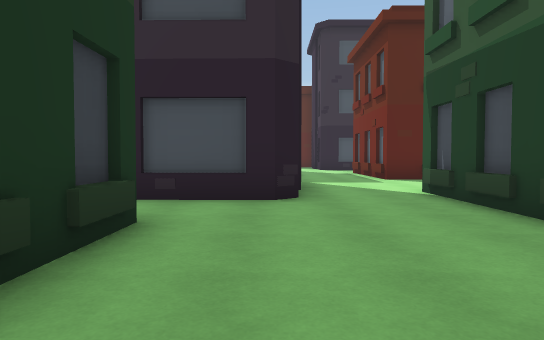
view 1 (above)

24 first-person views from a walk through a 3-D level made in the Unity game engine. The camera is 1.2 m above the floor, tilts 2° down and sees 70° across. The floor is counted in squares, 2 m on a side. Each view is taken from the middle of a square. On the plan, view 1 faces up. The plan holds only what a view shows up to about 11 squares ahead; the rest is blank. The place goes on beyond the plan. The player character is not drawn.

view 2
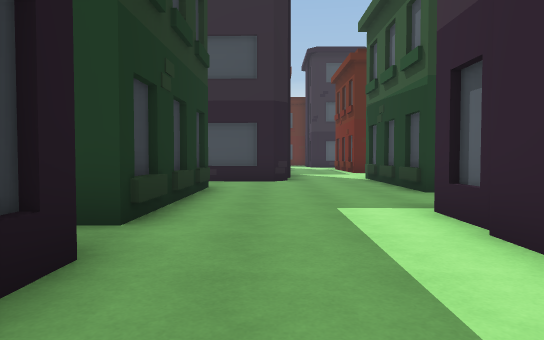

view 3
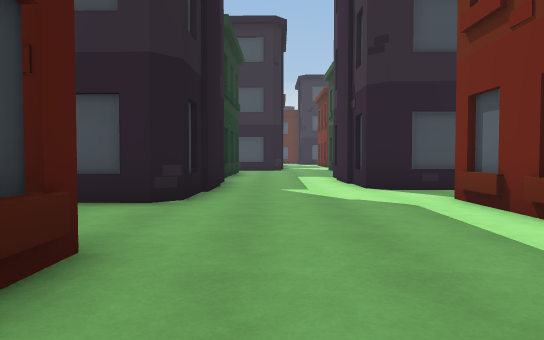

view 4
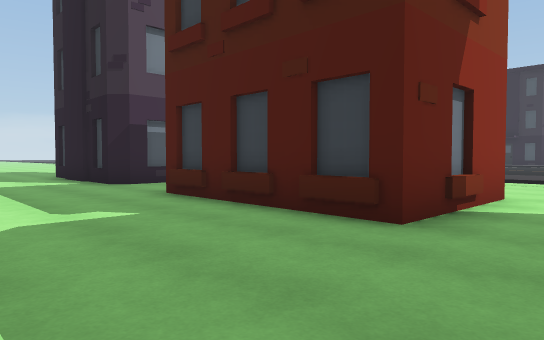

view 5
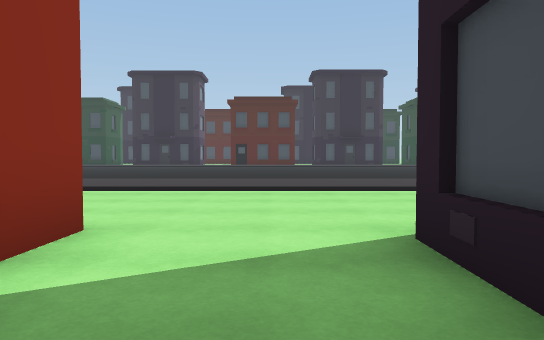

view 6
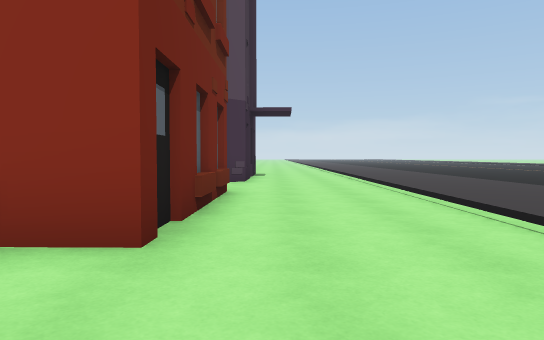

view 7
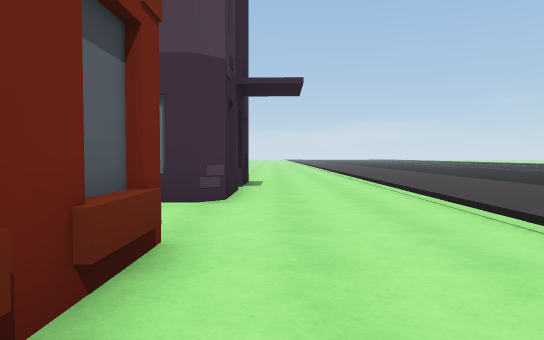

view 8
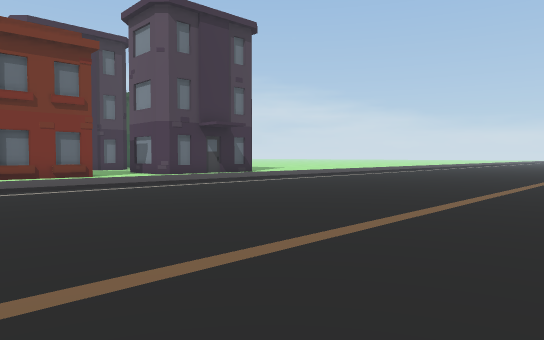

view 9
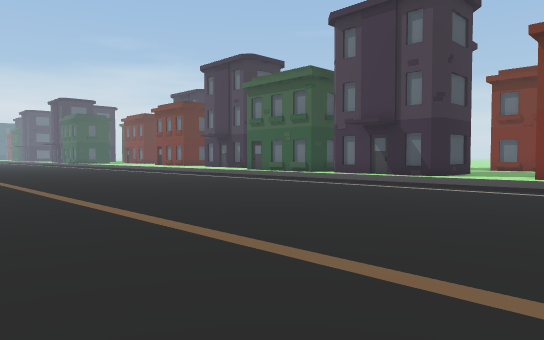

view 10
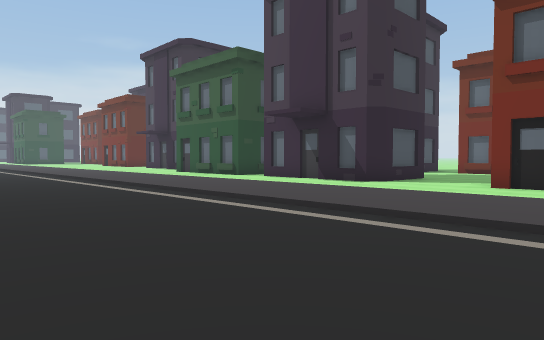

view 11
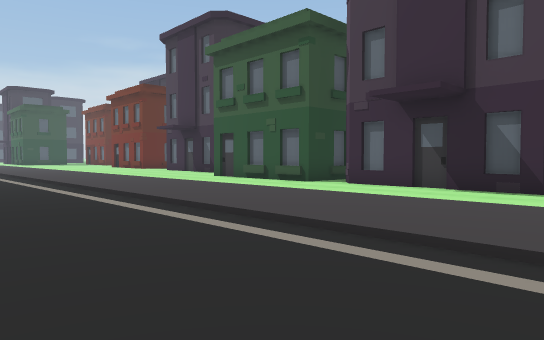

view 12
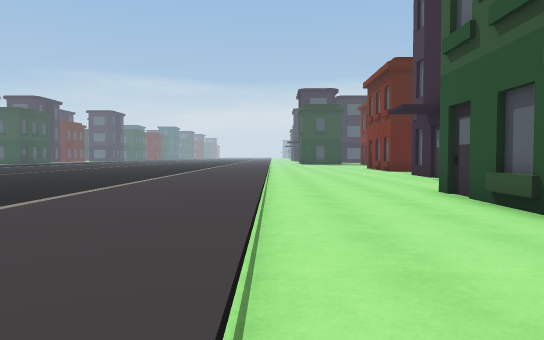

view 13
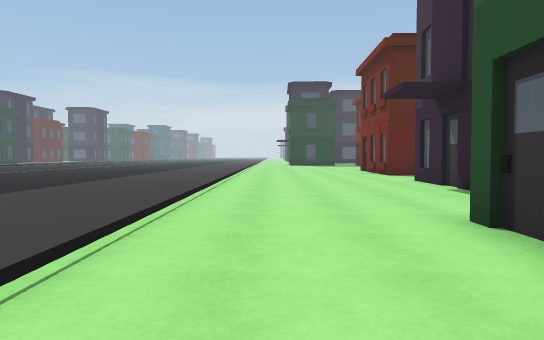

view 14
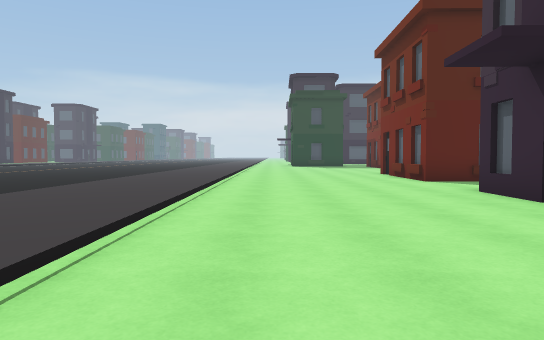

view 15
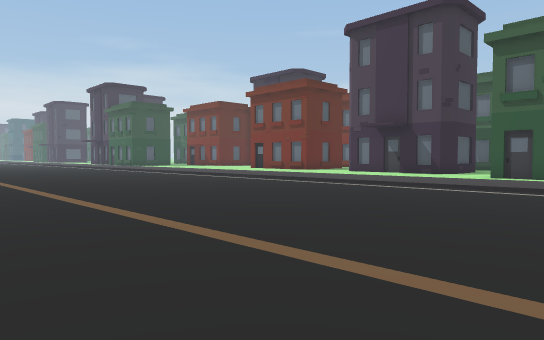

view 16
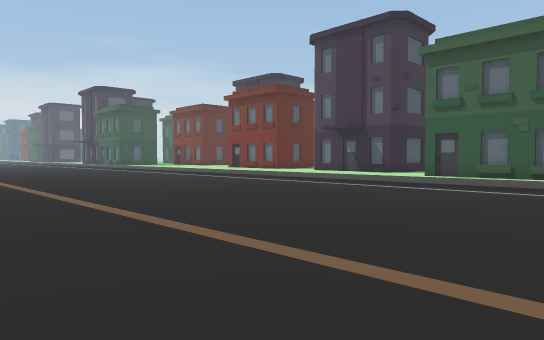

view 17
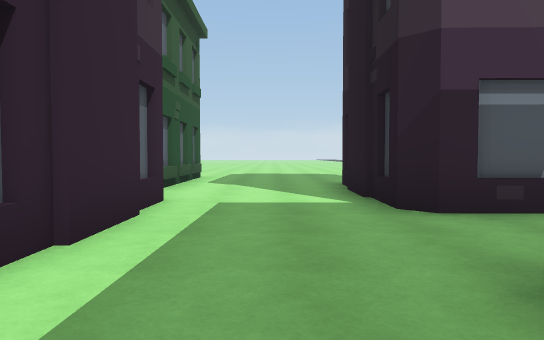

view 18
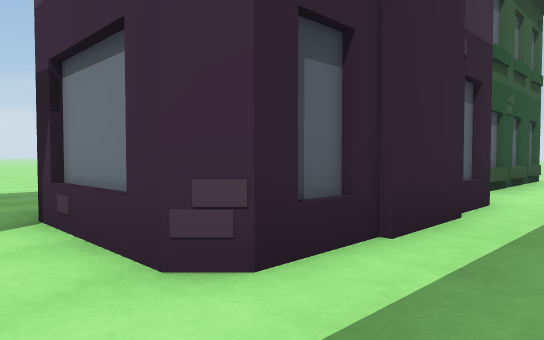

view 19
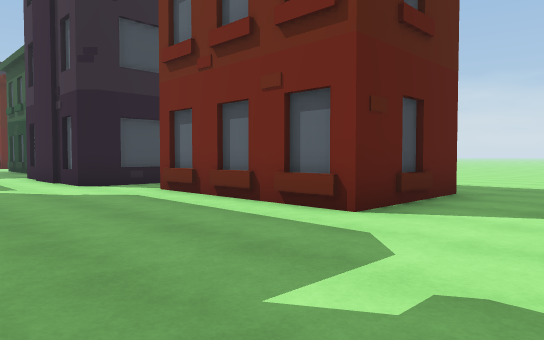

view 20
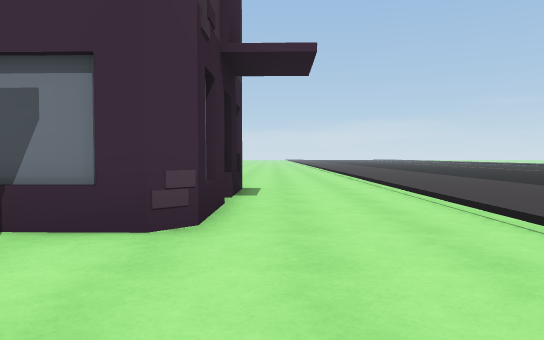

view 21
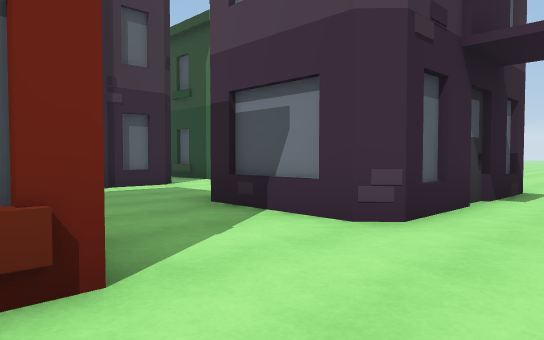

view 22
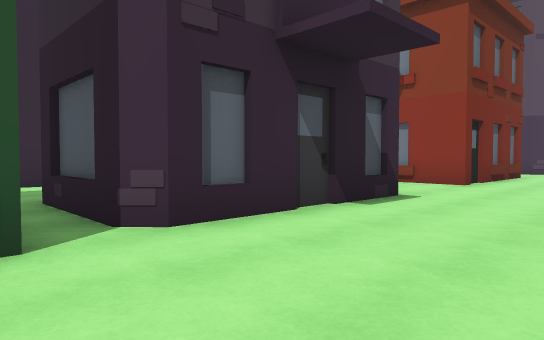

view 23
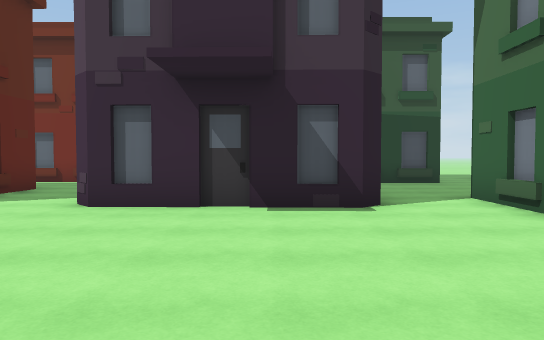

view 24
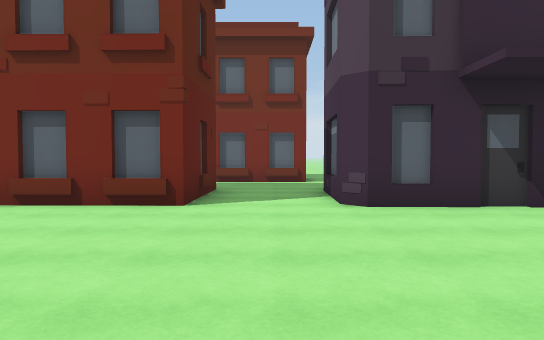

### Floor plan
Key: @ floor where view 1 was taken; # wall or solid block; . main floor; : floor 0.25 m higher than the main floor; / step, stairs or slope; O other object.
Columns run from 17 left of view 1 to 9 right of it. Each row starts with its distance up from view 1.
 14     ....::/....#    #
 13     ....::/....O   .#
 12   ......::/......O..O
 11   ......::/.........O
 10   ......::/....###..#O
  9   ......::/....#  ...
  8  .......::/....#  ...
  7  .......::/....###...
  6  .......::/....###..#
  5  .......::/.....O...#
  4  .......::/.........#
  3 ........::/..###O...#
  2 ........::/..#  .....
  1 ........::/..## ....
  0 ........::/..O# .@.#
 -1 ........::/........#
 -2 ........::/..####..#
 -3  .......::/..#  #..#
 -4  .......::/..#  #..#O
 -5  .......::/..#  .....
 -6  .......::/..#O#....#
 -7  .......::/.........#
 -8 ........::/.........#
 -9 ........::/..###O...O   ...
-10 ........::/..#  ...........
-11 ........::/..#  O........
-12  .......::/..O  ...###....
-13  .......::/....O...# O  ..
-14  .......::/........#
-15  .......::/..###...#
-16  .......::/..###...#
-17   ......::/..#  .....
-18   ......::/..#  ...O#O
-19   ......::/..###...O
-20   .. ...::/...O....O
-21      ...::/... ....#
-22      ...::/... ....O

Positions as (right, up) in squares from view 1, and headings:
1: (0, 0), facing up
2: (0, -4), facing up
3: (0, -11), facing up
4: (2, -7), facing down-left
5: (-1, -7), facing left
6: (-5, -6), facing down
7: (-5, -10), facing down
8: (-17, -8), facing down-right
9: (-17, -11), facing up-right
10: (-13, -11), facing up-right
11: (-12, -7), facing up-right
12: (-7, -3), facing up
13: (-6, 0), facing up
14: (-6, 3), facing up
15: (-17, 0), facing up-right
16: (-17, -2), facing up-right
17: (0, -11), facing down
18: (0, -11), facing down-right
19: (-1, -12), facing up-right
20: (-5, -12), facing down
21: (-6, -12), facing down-right
22: (-7, 0), facing down-right
23: (-8, 7), facing right
24: (-8, 11), facing right
